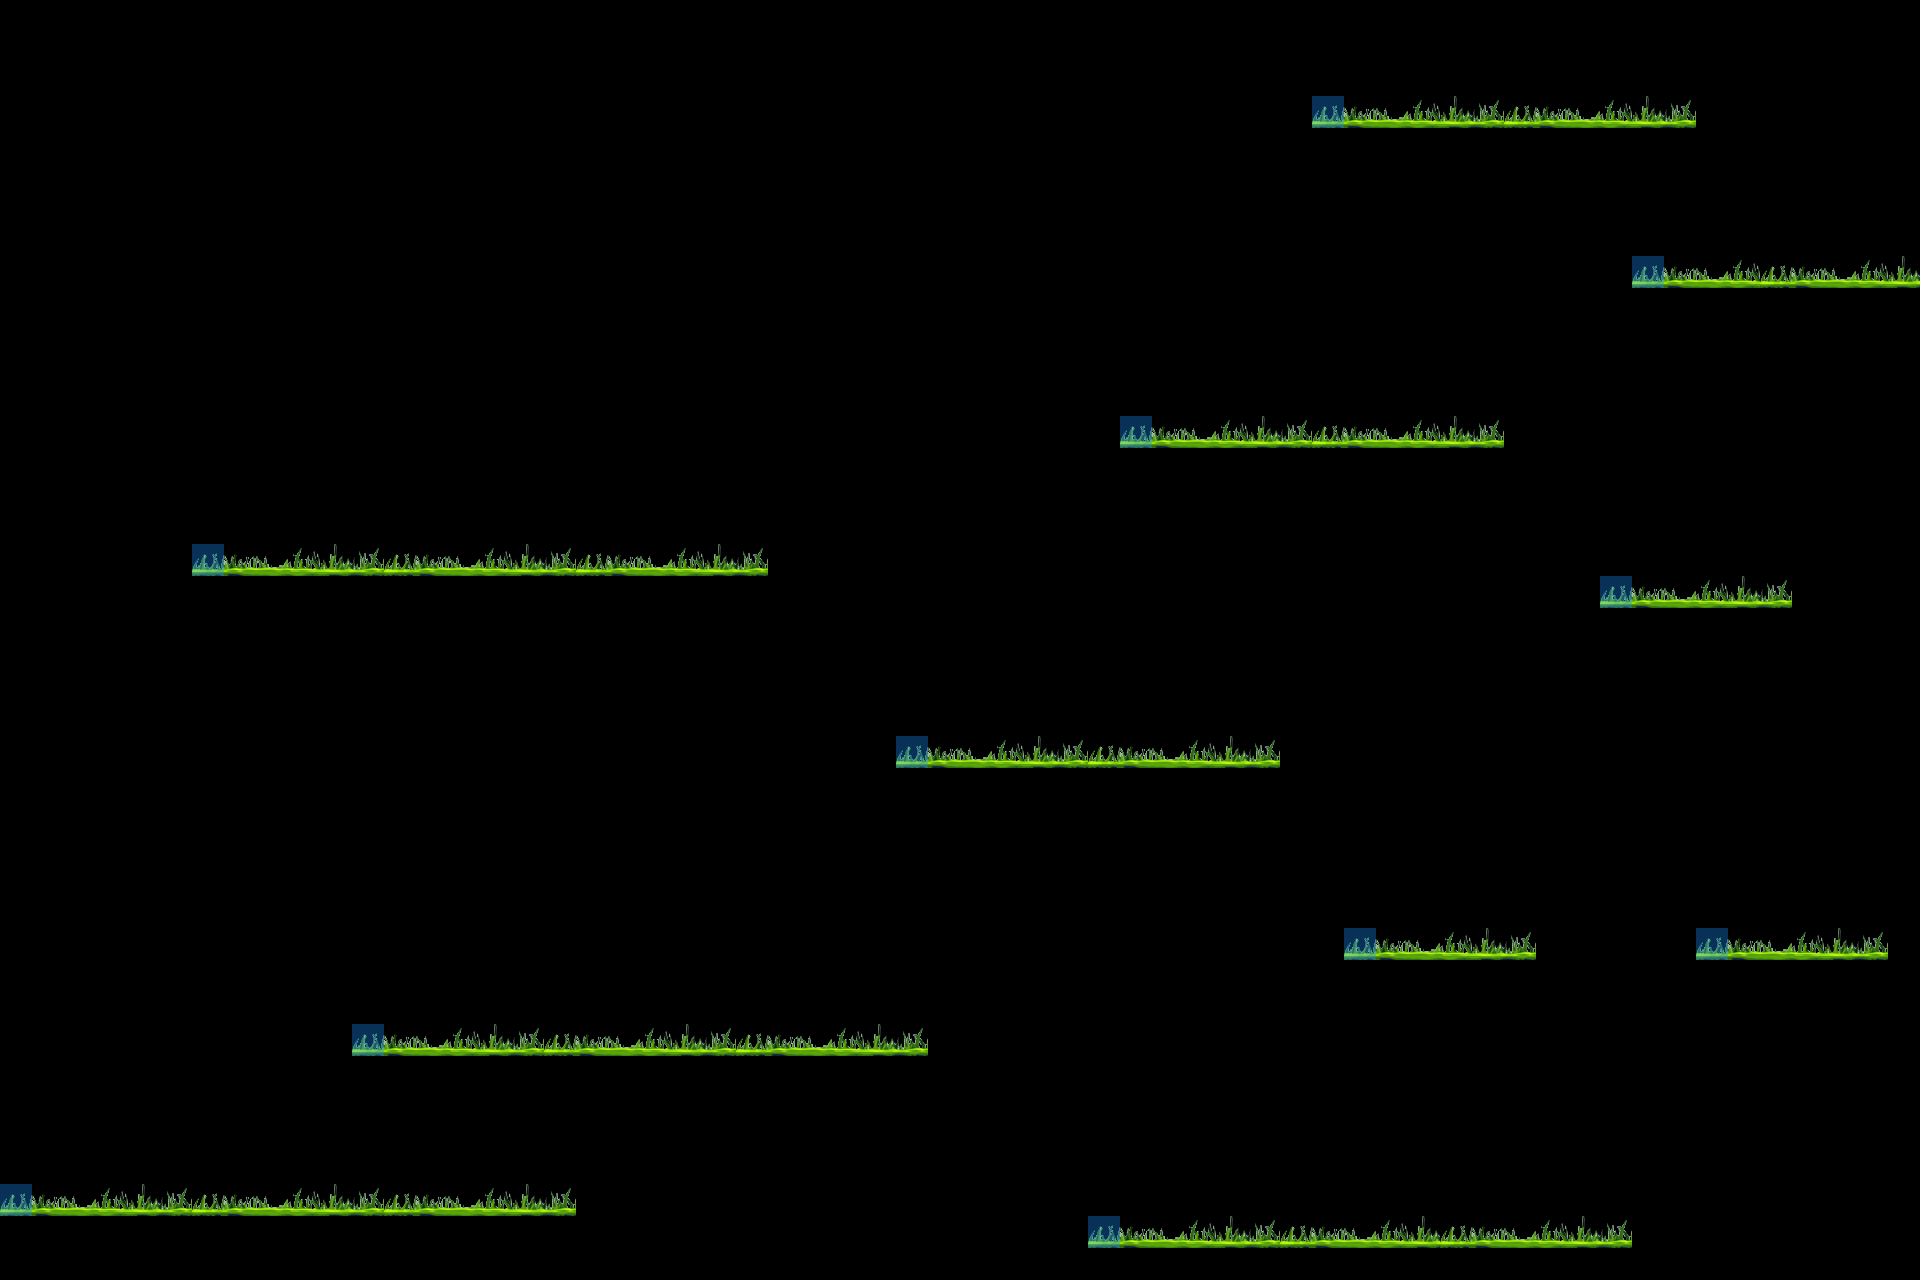

Rendered tile map (Tiled .tmx) drawn with the repository's tilesets; below, a short description and the map source with its tile grids summarised:
An orthogonal 60x40 tile map with 32x32 px tiles, 2 tile layers (grass, mask), 1 hidden layer not drawn, 2 tilesets and 10 objects (10x NormalMushroom1).

<map version="1.0" orientation="orthogonal" width="60" height="40" tilewidth="32" tileheight="32">
 <tileset firstgid="1" name="mask" tilewidth="32" tileheight="32">
  <image source="mask.png" width="842" height="119" />
 </tileset>
 <tileset firstgid="79" name="Grass_bg" tilewidth="32" tileheight="32">
  <image source="Grass_bg.png" width="213" height="48" />
 </tileset>
 <layer name="grass" width="60" height="40">
  <data>[2400 cells, 134 non-empty, 6 distinct tile ids]</data>
 </layer>
 <layer name="mask" width="60" height="40" opacity="0.34">
  <data>[2400 cells, 11 non-empty, 1 distinct tile ids]</data>
 </layer>
 <layer name="mask1" width="60" height="40" visible="0" opacity="0.47">
  <data>[2400 cells, 11 non-empty, 1 distinct tile ids]</data>
 </layer>
 <objectgroup name="object" width="60" height="40" visible="0">
  <object name="NormalMushroom1" x="128" y="1184" width="32" height="32">
   <properties>
    <property name="Name" value="NormalMushroom1" />
   </properties>
  </object>
  <object name="NormalMushroom1" x="224" y="1184" width="32" height="32">
   <properties>
    <property name="Name" value="NormalMushroom1" />
   </properties>
  </object>
  <object name="NormalMushroom1" x="288" y="1184" width="32" height="32">
   <properties>
    <property name="Name" value="NormalMushroom1" />
   </properties>
  </object>
  <object name="NormalMushroom1" x="384" y="1184" width="32" height="32">
   <properties>
    <property name="Name" value="NormalMushroom1" />
   </properties>
  </object>
  <object name="NormalMushroom1" x="480" y="1184" width="32" height="32">
   <properties>
    <property name="Name" value="NormalMushroom1" />
   </properties>
  </object>
  <object name="NormalMushroom1" x="448" y="1024" width="32" height="32">
   <properties>
    <property name="Name" value="NormalMushroom1" />
   </properties>
  </object>
  <object name="NormalMushroom1" x="576" y="1024" width="32" height="32">
   <properties>
    <property name="Name" value="NormalMushroom1" />
   </properties>
  </object>
  <object name="NormalMushroom1" x="672" y="1024" width="32" height="32">
   <properties>
    <property name="Name" value="NormalMushroom1" />
   </properties>
  </object>
  <object name="NormalMushroom1" x="800" y="1024" width="32" height="32">
   <properties>
    <property name="Name" value="NormalMushroom1" />
   </properties>
  </object>
  <object name="NormalMushroom1" x="128" y="1184" width="32" height="32">
   <properties>
    <property name="Name" value="NormalMushroom1" />
   </properties>
  </object>
 </objectgroup>
</map>